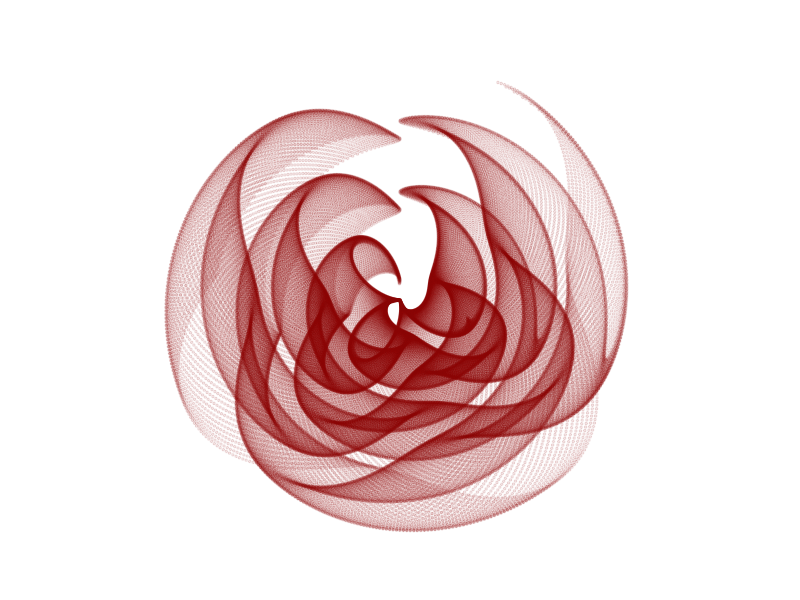
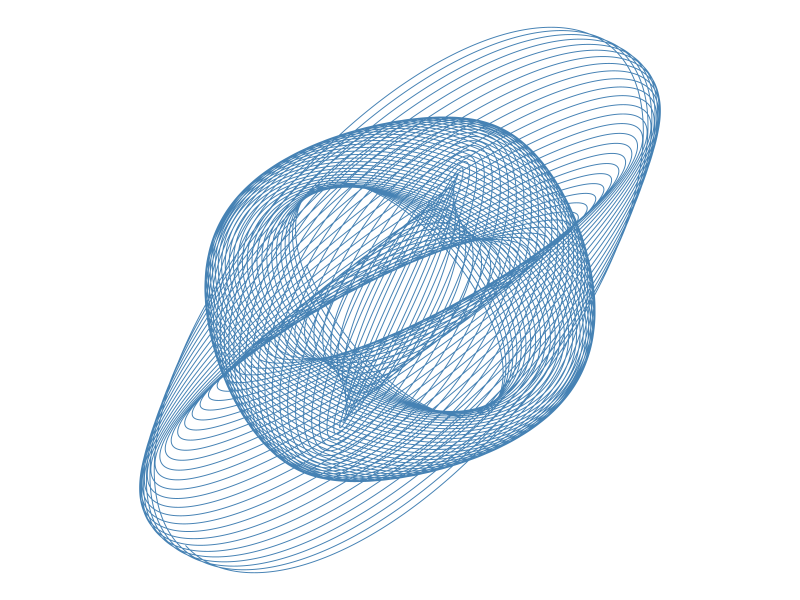

Source code (R) for these figures, in order:
# ==============================================================================
#  ____  _____ _____
# |    \|   __| __  |  Data Science with R
# |  |  |__   |    -|  Spring 2025
# |____/|_____|__|__|
#
# Generative aRt
#
# ============================= See README file for data sources and details ===

# required packages

# install.packages("tidyverse")
library(tidyverse)

# Source (slightly tweaked):
# https://twitter.com/aschinchon/status/1614707026415820800

seq(from = -5, to = 10, by = 0.05) %>%
  expand.grid(x = ., y = .) %>%
  ggplot(aes(x = (x + pi * sin(y)), y = (y + pi * sin(x)))) +
  geom_point(alpha = .1, shape = 20, size = 1, color = "darkred")+
  coord_polar() +
  theme_void()

# Source (very slightly tweaked):
# https://twitter.com/aschinchon/status/1615090579528118272

seq(1, 200, .0005) %>%
  tibble(x = exp(-0.006 * .) * sin(. * 3.01 + 1.68) + sin(. * 2.96 + 2.72),
         y = exp(-0.009 * .) * sin(. * 3.03 + 1.23) + sin(. * 2.98 + 1.28)) %>%
  ggplot(aes(x, y)) +
  geom_path(linewidth = 1/3, color = "steelblue")+
  coord_equal() +
  theme_void()

# more on Twitter: #rstats #generativeart
# kthxbye
